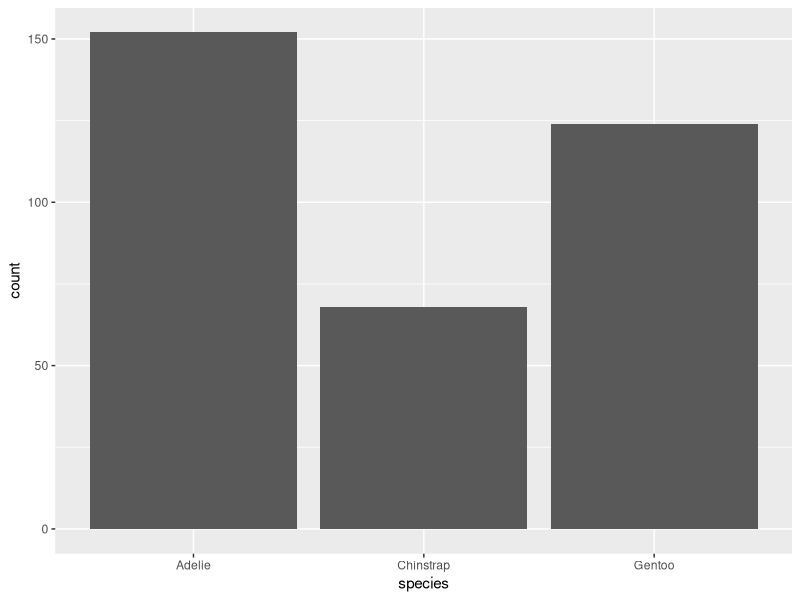
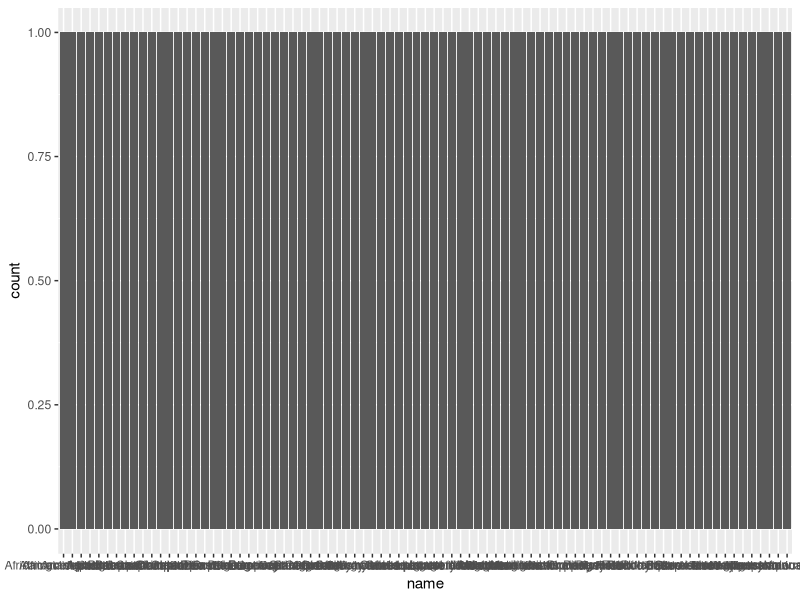
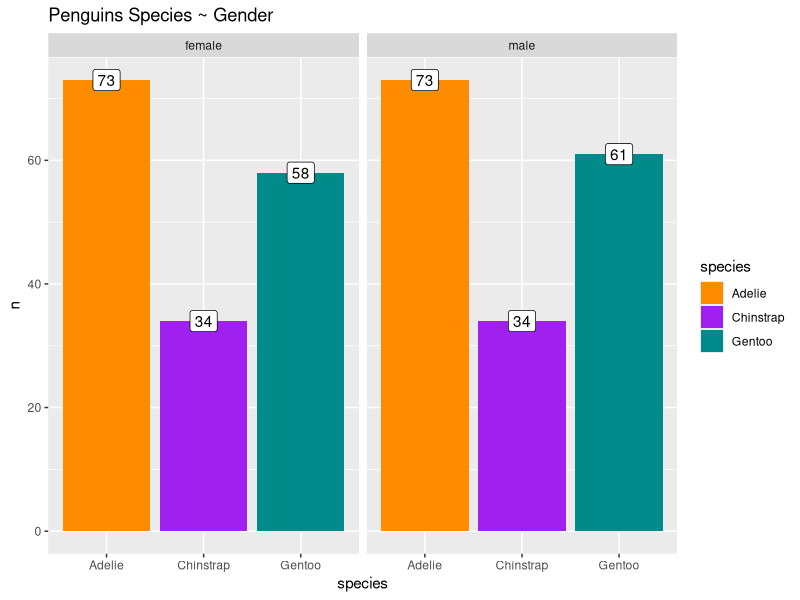
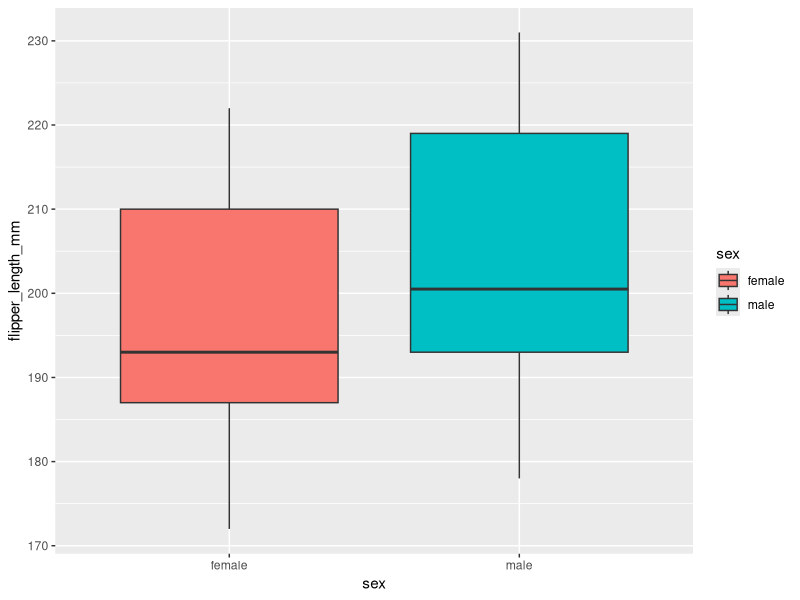
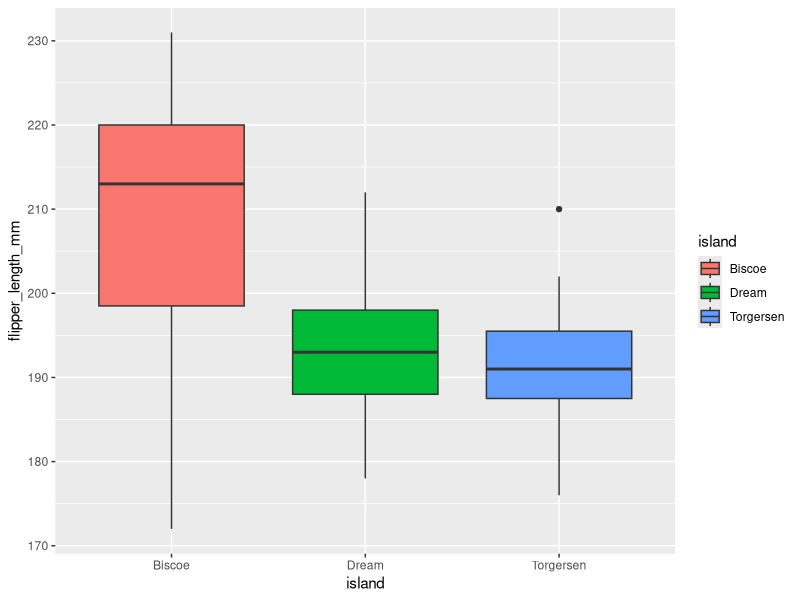
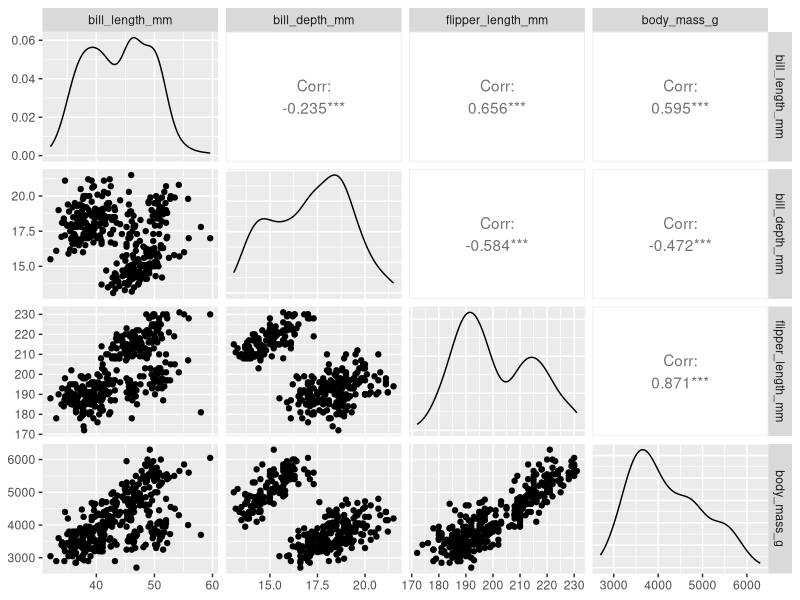
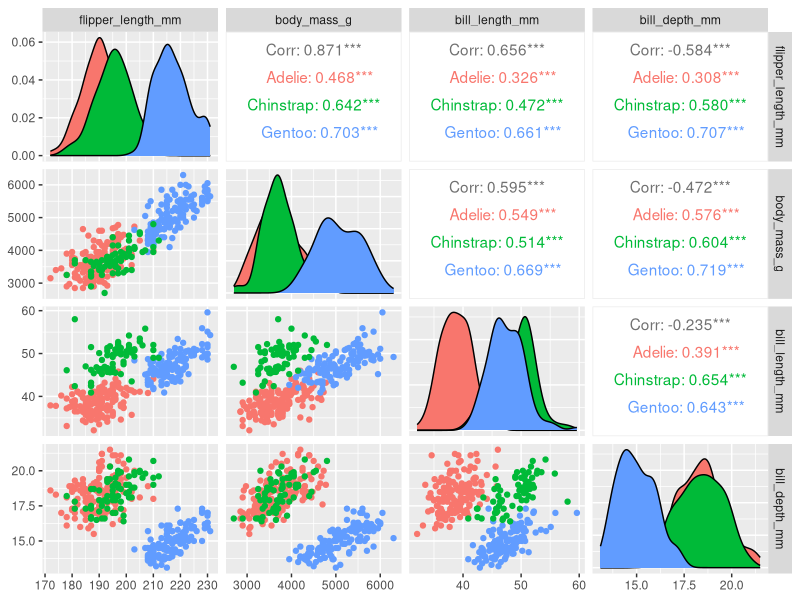
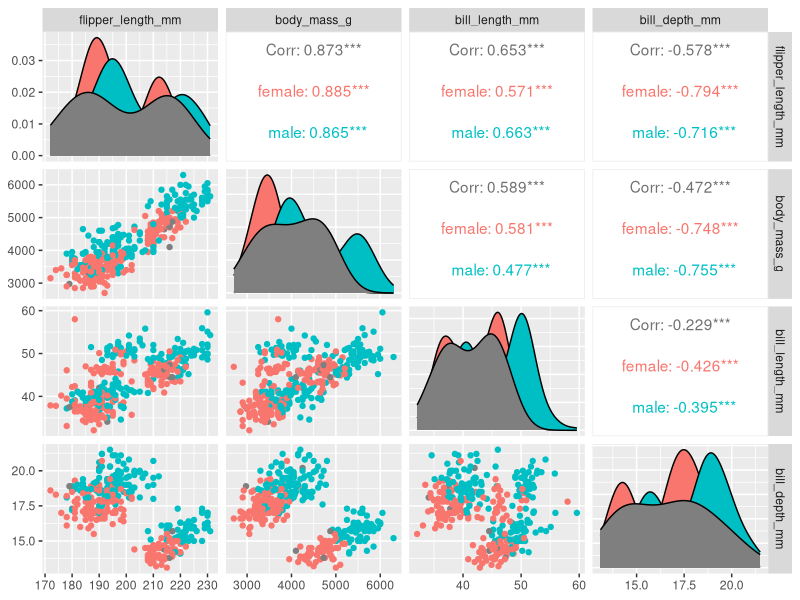

Here is the R script that generated these plots, in order:
## ---- chunk 1
knitr::opts_chunk$set(echo = TRUE, comment = NA)
## ---- chunk 2
library(tidyverse)
library(palmerpenguins)
data(penguines)
summary(penguins)
## ---- chunk 3
ggplot(penguins) + geom_bar(aes(species))

## ---- chunk 4
data("msleep")
ggplot(msleep) + geom_bar(aes(name))
## ---- chunk 5
tablecount <- penguins %>%
  drop_na() %>%
  count(sex, species) 
tablecount
  ggplot(tablecount) + geom_col(aes(x = species, y = n, fill = species)) +
  geom_label(aes(x = species, y = n, label = n)) +
  scale_fill_manual(values = c("darkorange","purple","cyan4")) +
  facet_wrap(~sex) +
  labs(title = 'Penguins Species ~ Gender')

## ---- chunk 6
penguins2 <- penguins %>% drop_na()
ggplot(data = penguins2, 
       aes(y = flipper_length_mm,
           x = sex,
           fill=sex)) +
  geom_boxplot() 

## ---- chunk 7
penguins2 <- penguins %>% drop_na()
ggplot(data = penguins2, 
       aes(y = flipper_length_mm,
           x = island,
           fill=island)) +
  geom_boxplot() 

## ---- chunk 8
body1 <- select(penguins, c(bill_length_mm, bill_depth_mm,
                           flipper_length_mm,
                           body_mass_g))
library(GGally)
ggpairs(body1)
## ---- chunk 9
body2 <- select(penguins, c(bill_length_mm, bill_depth_mm,
                           flipper_length_mm,
                           body_mass_g, species))
ggpairs(data=body2, aes(color = species),
          columns = c("flipper_length_mm", "body_mass_g",
                      "bill_length_mm", "bill_depth_mm"))
## ---- chunk 10
body3 <- select(penguins, c(bill_length_mm, bill_depth_mm,
                           flipper_length_mm,
                           body_mass_g, sex))
ggpairs(data=body3, aes(color = sex),
          columns = c("flipper_length_mm", "body_mass_g",
                      "bill_length_mm", "bill_depth_mm"))
## ---- chunk 11
ggplot(penguins)+ 
  geom_point(aes(bill_length_mm, bill_depth_mm))+facet_wrap(~island)
## ---- chunk 12
ggplot(penguins)+ 
  geom_point(aes(bill_length_mm, bill_depth_mm, col=species))
